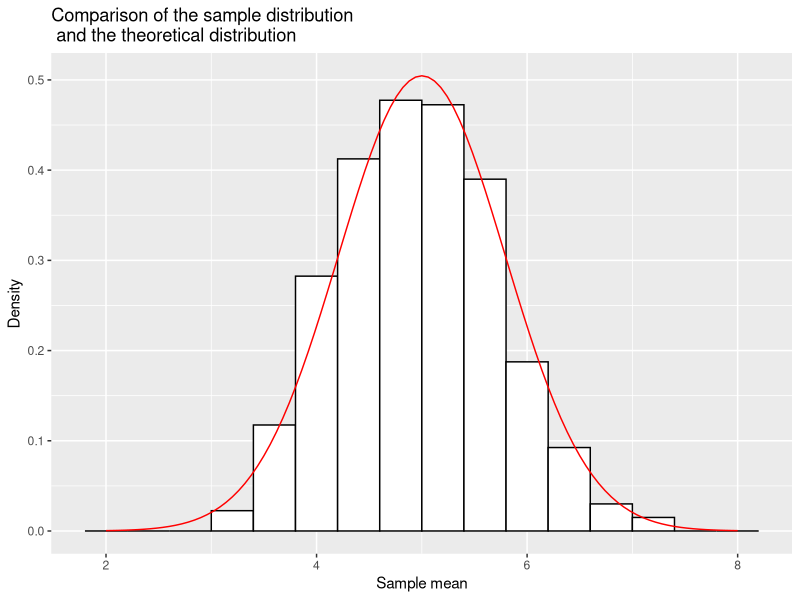

Here is the R script that generated this plot:
## ---- chunk 1

library(ggplot2)

## ---- chunk 2

set.seed(1234)

exp_sample_means <- NULL
for(i in 1:1000) {
  exp_sample_means <- c(exp_sample_means, mean(rexp(40, 0.2)))
}
mean(exp_sample_means)

## ---- chunk 3

var(exp_sample_means)

## ---- chunk 4
data <- as.data.frame(exp_sample_means)
ggplot(data, aes(x = exp_sample_means)) + 
  geom_histogram(binwidth = 0.4, color = 'black', fill = 'white', aes(y = ..density..)) +
  stat_function(aes(x = seq(2, 8, length.out = 1000)), fun = dnorm, color = 'red', args = list(mean = 5, sd = sqrt(0.625))) +
  xlab('Sample mean') +
  ylab('Density') +
  ggtitle('Comparison of the sample distribution\n and the theoretical distribution')

